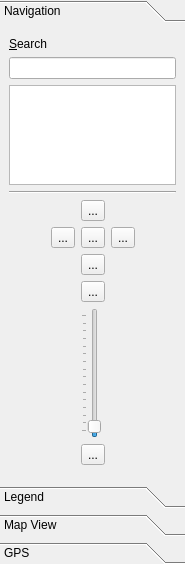
<ui version="4.0" >
 <class>MarbleControlBox</class>
 <widget class="QWidget" name="MarbleControlBox" >
  <property name="geometry" >
   <rect>
    <x>0</x>
    <y>0</y>
    <width>185</width>
    <height>564</height>
   </rect>
  </property>
  <property name="sizePolicy" >
   <sizepolicy>
    <hsizetype>5</hsizetype>
    <vsizetype>5</vsizetype>
    <horstretch>0</horstretch>
    <verstretch>0</verstretch>
   </sizepolicy>
  </property>
  <property name="minimumSize" >
   <size>
    <width>185</width>
    <height>0</height>
   </size>
  </property>
  <property name="maximumSize" >
   <size>
    <width>16777215</width>
    <height>16777215</height>
   </size>
  </property>
  <property name="windowTitle" >
   <string>Form</string>
  </property>
  <property name="layoutDirection" >
   <enum>Qt::LeftToRight</enum>
  </property>
  <layout class="QVBoxLayout" >
   <property name="margin" >
    <number>0</number>
   </property>
   <property name="spacing" >
    <number>6</number>
   </property>
   <item>
    <widget class="QToolBox" name="toolBox" >
     <property name="minimumSize" >
      <size>
       <width>150</width>
       <height>410</height>
      </size>
     </property>
     <property name="whatsThis" >
      <string>This control panel allows you to adjust the map according to your needs.</string>
     </property>
     <property name="currentIndex" >
      <number>0</number>
     </property>
     <widget class="QWidget" name="toolBoxTab1" >
      <property name="geometry" >
       <rect>
        <x>0</x>
        <y>0</y>
        <width>169</width>
        <height>492</height>
       </rect>
      </property>
      <attribute name="label" >
       <string>Navigation</string>
      </attribute>
      <layout class="QVBoxLayout" >
       <property name="margin" >
        <number>9</number>
       </property>
       <property name="spacing" >
        <number>6</number>
       </property>
       <item>
        <layout class="QGridLayout" >
         <property name="margin" >
          <number>0</number>
         </property>
         <property name="spacing" >
          <number>6</number>
         </property>
         <item row="5" column="0" >
          <widget class="Line" name="line_2_2" >
           <property name="orientation" >
            <enum>Qt::Horizontal</enum>
           </property>
          </widget>
         </item>
         <item row="0" column="0" >
          <widget class="QLabel" name="label_2_2" >
           <property name="text" >
            <string>&amp;Search</string>
           </property>
           <property name="buddy" >
            <cstring>searchLineEdit</cstring>
           </property>
          </widget>
         </item>
         <item row="2" column="0" >
          <widget class="QLineEdit" name="searchLineEdit" >
           <property name="sizePolicy" >
            <sizepolicy>
             <hsizetype>5</hsizetype>
             <vsizetype>0</vsizetype>
             <horstretch>0</horstretch>
             <verstretch>0</verstretch>
            </sizepolicy>
           </property>
           <property name="toolTip" >
            <string>Search line</string>
           </property>
           <property name="whatsThis" >
            <string>Here you can enter the name of the location you are searching for.</string>
           </property>
          </widget>
         </item>
         <item row="3" column="0" >
          <widget class="SearchListView" name="locationListView" >
           <property name="sizePolicy" >
            <sizepolicy>
             <hsizetype>5</hsizetype>
             <vsizetype>0</vsizetype>
             <horstretch>0</horstretch>
             <verstretch>0</verstretch>
            </sizepolicy>
           </property>
           <property name="minimumSize" >
            <size>
             <width>0</width>
             <height>100</height>
            </size>
           </property>
           <property name="maximumSize" >
            <size>
             <width>16777215</width>
             <height>100</height>
            </size>
           </property>
           <property name="focusPolicy" >
            <enum>Qt::WheelFocus</enum>
           </property>
           <property name="toolTip" >
            <string>Location Browser</string>
           </property>
           <property name="whatsThis" >
            <string>Double Click an entry of this list to get it displayed on the map.</string>
           </property>
           <property name="horizontalScrollBarPolicy" >
            <enum>Qt::ScrollBarAlwaysOff</enum>
           </property>
           <property name="editTriggers" >
            <set>QAbstractItemView::NoEditTriggers</set>
           </property>
           <property name="alternatingRowColors" >
            <bool>false</bool>
           </property>
           <property name="iconSize" >
            <size>
             <width>16</width>
             <height>16</height>
            </size>
           </property>
           <property name="layoutMode" >
            <enum>QListView::Batched</enum>
           </property>
           <property name="viewMode" >
            <enum>QListView::ListMode</enum>
           </property>
          </widget>
         </item>
        </layout>
       </item>
       <item>
        <layout class="QHBoxLayout" >
         <property name="margin" >
          <number>0</number>
         </property>
         <property name="spacing" >
          <number>0</number>
         </property>
         <item>
          <spacer>
           <property name="orientation" >
            <enum>Qt::Horizontal</enum>
           </property>
           <property name="sizeType" >
            <enum>QSizePolicy::MinimumExpanding</enum>
           </property>
           <property name="sizeHint" >
            <size>
             <width>0</width>
             <height>10</height>
            </size>
           </property>
          </spacer>
         </item>
         <item>
          <layout class="QGridLayout" >
           <property name="margin" >
            <number>0</number>
           </property>
           <property name="spacing" >
            <number>6</number>
           </property>
           <item row="1" column="0" >
            <widget class="QToolButton" name="moveLeftButton" >
             <property name="toolTip" >
              <string>Left</string>
             </property>
             <property name="whatsThis" >
              <string>Rotates the earth counterclockwise around its axis.</string>
             </property>
             <property name="text" >
              <string>...</string>
             </property>
             <property name="icon" >
              <iconset resource="../../marble_fresh/src/marble.qrc" >:/icons/arrow-left.png</iconset>
             </property>
             <property name="shortcut" >
              <string>Left</string>
             </property>
            </widget>
           </item>
           <item row="5" column="1" >
            <widget class="QToolButton" name="zoomOutButton" >
             <property name="toolTip" >
              <string>Zoom Out</string>
             </property>
             <property name="whatsThis" >
              <string>Zoom out by pressing this button to see less details.</string>
             </property>
             <property name="text" >
              <string>...</string>
             </property>
             <property name="icon" >
              <iconset resource="../../marble_fresh/src/marble.qrc" >:/icons/zoom-out.png</iconset>
             </property>
             <property name="shortcut" >
              <string>-</string>
             </property>
            </widget>
           </item>
           <item row="0" column="1" >
            <widget class="QToolButton" name="moveUpButton" >
             <property name="toolTip" >
              <string>Up</string>
             </property>
             <property name="whatsThis" >
              <string>Tilts the earth's axis towards the user.</string>
             </property>
             <property name="text" >
              <string>...</string>
             </property>
             <property name="icon" >
              <iconset resource="../../marble_fresh/src/marble.qrc" >:/icons/arrow-up.png</iconset>
             </property>
            </widget>
           </item>
           <item row="1" column="1" >
            <widget class="QToolButton" name="goHomeButton" >
             <property name="toolTip" >
              <string>Reset View</string>
             </property>
             <property name="whatsThis" >
              <string>Click this button to restore the original zoom level and view angle.</string>
             </property>
             <property name="text" >
              <string>...</string>
             </property>
             <property name="icon" >
              <iconset resource="../../marble_fresh/src/marble.qrc" >:/icons/go-home.png</iconset>
             </property>
             <property name="shortcut" >
              <string>Home</string>
             </property>
            </widget>
           </item>
           <item row="2" column="1" >
            <widget class="QToolButton" name="moveDownButton" >
             <property name="toolTip" >
              <string>Down</string>
             </property>
             <property name="whatsThis" >
              <string>Tilts the earth's axis away from the user.</string>
             </property>
             <property name="text" >
              <string>...</string>
             </property>
             <property name="icon" >
              <iconset resource="../../marble_fresh/src/marble.qrc" >:/icons/arrow-down.png</iconset>
             </property>
            </widget>
           </item>
           <item row="3" column="1" >
            <widget class="QToolButton" name="zoomInButton" >
             <property name="toolTip" >
              <string>Zoom In</string>
             </property>
             <property name="whatsThis" >
              <string>Zoom in by pressing this button to see more details.</string>
             </property>
             <property name="text" >
              <string>...</string>
             </property>
             <property name="icon" >
              <iconset resource="../../marble_fresh/src/marble.qrc" >:/icons/zoom-in.png</iconset>
             </property>
             <property name="shortcut" >
              <string>+</string>
             </property>
            </widget>
           </item>
           <item row="4" column="1" >
            <widget class="QSlider" name="zoomSlider" >
             <property name="sizePolicy" >
              <sizepolicy>
               <hsizetype>0</hsizetype>
               <vsizetype>3</vsizetype>
               <horstretch>0</horstretch>
               <verstretch>0</verstretch>
              </sizepolicy>
             </property>
             <property name="toolTip" >
              <string>Zoom Slider</string>
             </property>
             <property name="whatsThis" >
              <string>Use this slider to adjust the zoom level of the map.</string>
             </property>
             <property name="minimum" >
              <number>1000</number>
             </property>
             <property name="maximum" >
              <number>2500</number>
             </property>
             <property name="value" >
              <number>1050</number>
             </property>
             <property name="sliderPosition" >
              <number>1050</number>
             </property>
             <property name="orientation" >
              <enum>Qt::Vertical</enum>
             </property>
             <property name="tickPosition" >
              <enum>QSlider::TicksAbove</enum>
             </property>
             <property name="tickInterval" >
              <number>100</number>
             </property>
            </widget>
           </item>
           <item row="6" column="1" >
            <widget class="QFrame" name="m_pSpacerFrame" >
             <property name="sizePolicy" >
              <sizepolicy>
               <hsizetype>0</hsizetype>
               <vsizetype>0</vsizetype>
               <horstretch>0</horstretch>
               <verstretch>0</verstretch>
              </sizepolicy>
             </property>
             <property name="minimumSize" >
              <size>
               <width>16</width>
               <height>0</height>
              </size>
             </property>
             <property name="frameShape" >
              <enum>QFrame::NoFrame</enum>
             </property>
             <property name="frameShadow" >
              <enum>QFrame::Plain</enum>
             </property>
            </widget>
           </item>
           <item row="1" column="2" >
            <widget class="QToolButton" name="moveRightButton" >
             <property name="toolTip" >
              <string>Right</string>
             </property>
             <property name="whatsThis" >
              <string>Rotates the earth clockwise around its axis.</string>
             </property>
             <property name="text" >
              <string>...</string>
             </property>
             <property name="icon" >
              <iconset resource="../../marble_fresh/src/marble.qrc" >:/icons/arrow-right.png</iconset>
             </property>
             <property name="shortcut" >
              <string>Right</string>
             </property>
            </widget>
           </item>
          </layout>
         </item>
         <item>
          <spacer>
           <property name="orientation" >
            <enum>Qt::Horizontal</enum>
           </property>
           <property name="sizeType" >
            <enum>QSizePolicy::MinimumExpanding</enum>
           </property>
           <property name="sizeHint" >
            <size>
             <width>0</width>
             <height>10</height>
            </size>
           </property>
          </spacer>
         </item>
        </layout>
       </item>
      </layout>
     </widget>
     <widget class="QWidget" name="legendTab" >
      <property name="geometry" >
       <rect>
        <x>0</x>
        <y>0</y>
        <width>185</width>
        <height>440</height>
       </rect>
      </property>
      <attribute name="label" >
       <string>Legend</string>
      </attribute>
      <layout class="QVBoxLayout" >
       <property name="margin" >
        <number>9</number>
       </property>
       <property name="spacing" >
        <number>6</number>
       </property>
       <item>
        <widget class="LegendBrowser" name="legendBrowser" >
         <property name="horizontalScrollBarPolicy" >
          <enum>Qt::ScrollBarAlwaysOff</enum>
         </property>
        </widget>
       </item>
      </layout>
     </widget>
     <widget class="QWidget" name="toolBoxTab2" >
      <property name="geometry" >
       <rect>
        <x>0</x>
        <y>0</y>
        <width>185</width>
        <height>440</height>
       </rect>
      </property>
      <attribute name="label" >
       <string>Map View</string>
      </attribute>
      <layout class="QVBoxLayout" >
       <property name="margin" >
        <number>9</number>
       </property>
       <property name="spacing" >
        <number>6</number>
       </property>
       <item>
        <widget class="KAtlasThemeSelectView" name="katlasThemeSelectView" >
         <property name="sizePolicy" >
          <sizepolicy>
           <hsizetype>7</hsizetype>
           <vsizetype>7</vsizetype>
           <horstretch>0</horstretch>
           <verstretch>0</verstretch>
          </sizepolicy>
         </property>
         <property name="toolTip" >
          <string>Map View Browser</string>
         </property>
         <property name="whatsThis" >
          <string>Here you can choose the preferred map view from different topics.</string>
         </property>
         <property name="autoFillBackground" >
          <bool>true</bool>
         </property>
        </widget>
       </item>
      </layout>
     </widget>
     <widget class="QWidget" name="gpsOption" >
      <attribute name="label" >
       <string>GPS</string>
      </attribute>
      <layout class="QVBoxLayout" >
       <property name="margin" >
        <number>9</number>
       </property>
       <property name="spacing" >
        <number>6</number>
       </property>
       <item>
        <layout class="QVBoxLayout" >
         <property name="margin" >
          <number>0</number>
         </property>
         <property name="spacing" >
          <number>6</number>
         </property>
         <item>
          <layout class="QVBoxLayout" >
           <property name="margin" >
            <number>0</number>
           </property>
           <property name="spacing" >
            <number>6</number>
           </property>
           <item>
            <layout class="QHBoxLayout" >
             <property name="margin" >
              <number>0</number>
             </property>
             <property name="spacing" >
              <number>6</number>
             </property>
             <item>
              <layout class="QVBoxLayout" >
               <property name="margin" >
                <number>0</number>
               </property>
               <property name="spacing" >
                <number>6</number>
               </property>
               <item>
                <widget class="QLabel" name="m_latLabel" >
                 <property name="text" >
                  <string>Latitude</string>
                 </property>
                </widget>
               </item>
               <item>
                <widget class="QDoubleSpinBox" name="m_latSpin" >
                 <property name="minimumSize" >
                  <size>
                   <width>82</width>
                   <height>0</height>
                  </size>
                 </property>
                 <property name="decimals" >
                  <number>4</number>
                 </property>
                 <property name="maximum" >
                  <double>90.000000000000000</double>
                 </property>
                </widget>
               </item>
              </layout>
             </item>
             <item>
              <spacer>
               <property name="orientation" >
                <enum>Qt::Horizontal</enum>
               </property>
               <property name="sizeHint" >
                <size>
                 <width>16</width>
                 <height>49</height>
                </size>
               </property>
              </spacer>
             </item>
             <item>
              <layout class="QVBoxLayout" >
               <property name="margin" >
                <number>0</number>
               </property>
               <property name="spacing" >
                <number>6</number>
               </property>
               <item>
                <widget class="QRadioButton" name="m_nRadio" >
                 <property name="text" >
                  <string>N</string>
                 </property>
                 <property name="checked" >
                  <bool>true</bool>
                 </property>
                </widget>
               </item>
               <item>
                <widget class="QRadioButton" name="m_sRadio" >
                 <property name="text" >
                  <string>S</string>
                 </property>
                </widget>
               </item>
              </layout>
             </item>
            </layout>
           </item>
           <item>
            <widget class="Line" name="line" >
             <property name="orientation" >
              <enum>Qt::Horizontal</enum>
             </property>
            </widget>
           </item>
           <item>
            <layout class="QHBoxLayout" >
             <property name="margin" >
              <number>0</number>
             </property>
             <property name="spacing" >
              <number>6</number>
             </property>
             <item>
              <layout class="QVBoxLayout" >
               <property name="margin" >
                <number>0</number>
               </property>
               <property name="spacing" >
                <number>6</number>
               </property>
               <item>
                <widget class="QLabel" name="m_lonLabel" >
                 <property name="text" >
                  <string>Longitude</string>
                 </property>
                </widget>
               </item>
               <item>
                <widget class="QDoubleSpinBox" name="m_lonSpin" >
                 <property name="minimumSize" >
                  <size>
                   <width>82</width>
                   <height>0</height>
                  </size>
                 </property>
                 <property name="decimals" >
                  <number>4</number>
                 </property>
                 <property name="maximum" >
                  <double>180.000000000000000</double>
                 </property>
                </widget>
               </item>
              </layout>
             </item>
             <item>
              <spacer>
               <property name="orientation" >
                <enum>Qt::Horizontal</enum>
               </property>
               <property name="sizeHint" >
                <size>
                 <width>16</width>
                 <height>49</height>
                </size>
               </property>
              </spacer>
             </item>
             <item>
              <layout class="QVBoxLayout" >
               <property name="margin" >
                <number>0</number>
               </property>
               <property name="spacing" >
                <number>6</number>
               </property>
               <item>
                <widget class="QRadioButton" name="m_eRadio" >
                 <property name="text" >
                  <string>E</string>
                 </property>
                 <property name="checked" >
                  <bool>true</bool>
                 </property>
                </widget>
               </item>
               <item>
                <widget class="QRadioButton" name="m_wRadio" >
                 <property name="text" >
                  <string>W</string>
                 </property>
                </widget>
               </item>
              </layout>
             </item>
            </layout>
           </item>
          </layout>
         </item>
         <item>
          <widget class="Line" name="line_2" >
           <property name="orientation" >
            <enum>Qt::Horizontal</enum>
           </property>
          </widget>
         </item>
         <item>
          <layout class="QVBoxLayout" >
           <property name="margin" >
            <number>0</number>
           </property>
           <property name="spacing" >
            <number>6</number>
           </property>
           <item>
            <layout class="QHBoxLayout" >
             <property name="margin" >
              <number>0</number>
             </property>
             <property name="spacing" >
              <number>6</number>
             </property>
             <item>
              <spacer>
               <property name="orientation" >
                <enum>Qt::Horizontal</enum>
               </property>
               <property name="sizeHint" >
                <size>
                 <width>40</width>
                 <height>20</height>
                </size>
               </property>
              </spacer>
             </item>
             <item>
              <widget class="QCheckBox" name="m_trackGps" >
               <property name="text" >
                <string>Track Gps</string>
               </property>
              </widget>
             </item>
            </layout>
           </item>
           <item>
            <layout class="QHBoxLayout" >
             <property name="margin" >
              <number>0</number>
             </property>
             <property name="spacing" >
              <number>6</number>
             </property>
             <item>
              <spacer>
               <property name="orientation" >
                <enum>Qt::Horizontal</enum>
               </property>
               <property name="sizeHint" >
                <size>
                 <width>40</width>
                 <height>20</height>
                </size>
               </property>
              </spacer>
             </item>
             <item>
              <widget class="QCheckBox" name="m_catchGps" >
               <property name="text" >
                <string>Catch Gps</string>
               </property>
              </widget>
             </item>
            </layout>
           </item>
           <item>
            <layout class="QHBoxLayout" >
             <property name="margin" >
              <number>0</number>
             </property>
             <property name="spacing" >
              <number>6</number>
             </property>
             <item>
              <spacer>
               <property name="orientation" >
                <enum>Qt::Horizontal</enum>
               </property>
               <property name="sizeHint" >
                <size>
                 <width>40</width>
                 <height>20</height>
                </size>
               </property>
              </spacer>
             </item>
             <item>
              <widget class="QCheckBox" name="m_gpsDrawBox" >
               <property name="enabled" >
                <bool>true</bool>
               </property>
               <property name="text" >
                <string>Draw</string>
               </property>
              </widget>
             </item>
            </layout>
           </item>
           <item>
            <layout class="QHBoxLayout" >
             <property name="margin" >
              <number>0</number>
             </property>
             <property name="spacing" >
              <number>6</number>
             </property>
             <item>
              <spacer>
               <property name="orientation" >
                <enum>Qt::Horizontal</enum>
               </property>
               <property name="sizeHint" >
                <size>
                 <width>40</width>
                 <height>20</height>
                </size>
               </property>
              </spacer>
             </item>
             <item>
              <widget class="QPushButton" name="m_gpsGoButton" >
               <property name="enabled" >
                <bool>true</bool>
               </property>
               <property name="text" >
                <string>Go To</string>
               </property>
              </widget>
             </item>
            </layout>
           </item>
          </layout>
         </item>
        </layout>
       </item>
       <item>
        <spacer>
         <property name="orientation" >
          <enum>Qt::Vertical</enum>
         </property>
         <property name="sizeHint" >
          <size>
           <width>20</width>
           <height>40</height>
          </size>
         </property>
        </spacer>
       </item>
      </layout>
     </widget>
    </widget>
   </item>
  </layout>
 </widget>
 <customwidgets>
  <customwidget>
   <class>SearchListView</class>
   <extends>QListView</extends>
   <header>lib/searchlistview.h</header>
  </customwidget>
  <customwidget>
   <class>LegendBrowser</class>
   <extends>QTextBrowser</extends>
   <header>lib/LegendBrowser.h</header>
  </customwidget>
  <customwidget>
   <class>KAtlasThemeSelectView</class>
   <extends>QListView</extends>
   <header>lib/katlasthemeselectview.h</header>
  </customwidget>
 </customwidgets>
 <resources>
  <include location="../../marble_fresh/src/marble.qrc" />
 </resources>
 <connections/>
</ui>
